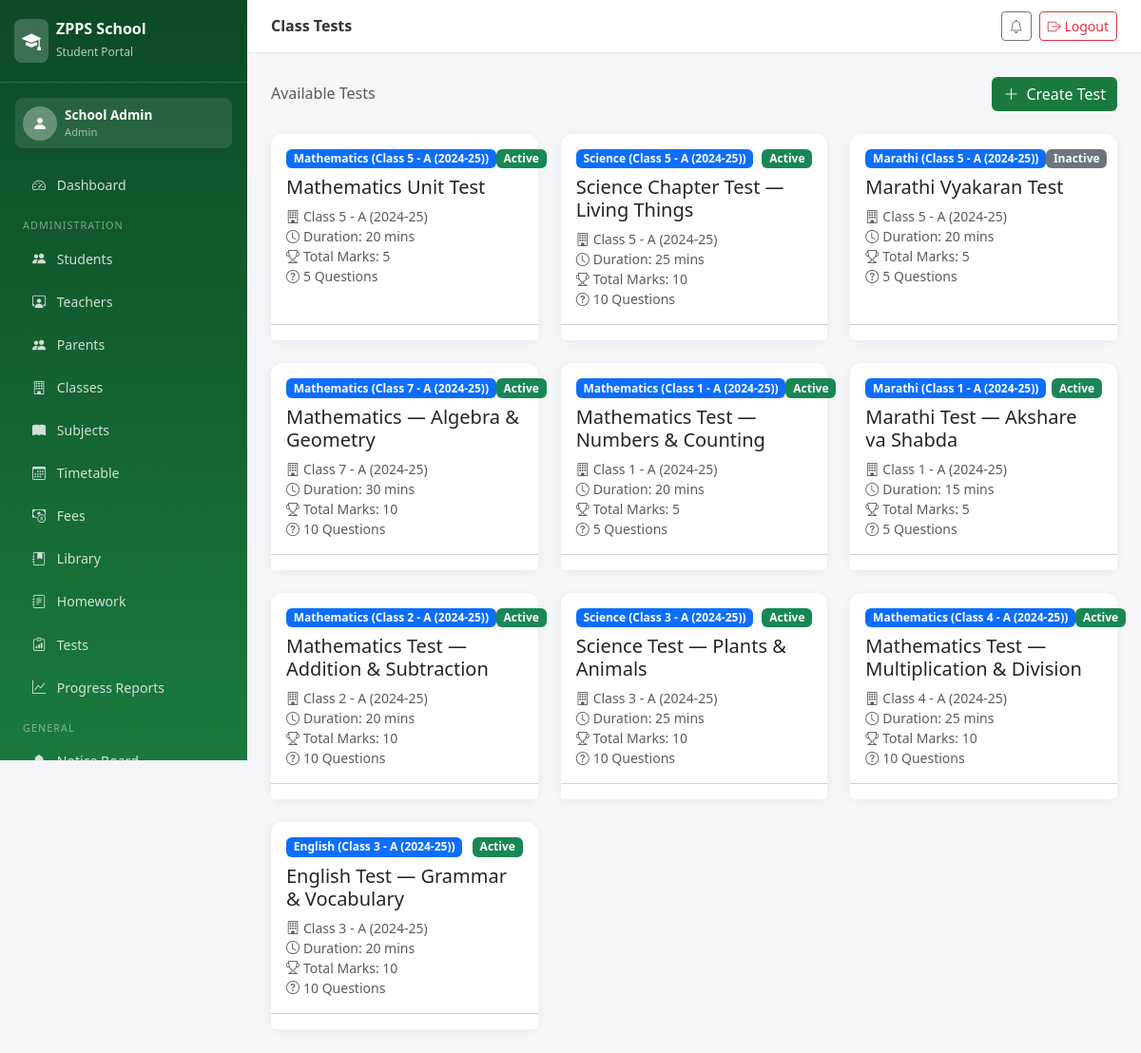
The app's page /tests/ (signed in) with its own data.
### portal/models.py (models this page shows, shortened)
class ClassTest(models.Model):
    title = models.CharField(max_length=200)
    subject = models.ForeignKey(Subject, on_delete=models.CASCADE)
    student_class = models.ForeignKey(Class, on_delete=models.CASCADE)
    created_by = models.ForeignKey(Teacher, on_delete=models.SET_NULL, null=True, related_name='created_tests')
    created_on = models.DateTimeField(auto_now_add=True)
    duration_minutes = models.IntegerField(default=30)
    total_marks = models.IntegerField(default=10)
    is_active = models.BooleanField(default=True)
    start_time = models.DateTimeField(null=True, blank=True)
    end_time = models.DateTimeField(null=True, blank=True)

class Subject(models.Model):
    name = models.CharField(max_length=100)
    code = models.CharField(max_length=10)
    student_class = models.ForeignKey(Class, on_delete=models.CASCADE)
    teacher = models.ForeignKey(Teacher, on_delete=models.SET_NULL, null=True, blank=True, related_name='subjects')
    max_marks = models.IntegerField(default=100)
    def __str__(self):
        return f"{self.name} ({self.student_class})"

class Class(models.Model):
    name = models.CharField(max_length=20)  # e.g. "Class 5"
    section = models.CharField(max_length=5, default='A')
    academic_year = models.CharField(max_length=10, default='2024-25')
    def __str__(self):
        return f"{self.name} - {self.section} ({self.academic_year})"
    class Meta:
        verbose_name_plural = "Classes"

### portal/views.py (the view)
# urls.py: path('tests/', views.class_tests, name='class_tests'),
@login_required
def class_tests(request):
    role = get_user_role(request.user)
    if role == 'teacher':
        tests = ClassTest.objects.filter(created_by=request.user.teacher)
    elif role == 'student':
        student = request.user.student
        tests = ClassTest.objects.filter(student_class=student.student_class, is_active=True)
        attempted = TestAttempt.objects.filter(student=student).values_list('test_id', flat=True)
        for t in tests:
            t.attempted = t.id in attempted
    else:
        tests = ClassTest.objects.all()
    return render(request, 'portal/tests.html', {'tests': tests, 'role': role})

### portal/views.py (called while the page is built, shortened)
def get_user_role(user):
    if user.is_superuser or hasattr(user, 'groups') and user.groups.filter(name='Admin').exists():
        if user.is_superuser:
            return 'admin'

### templates/portal/tests.html (shortened to what this page needs)
{% extends 'portal/base.html' %}
{% block page_title %}Class Tests{% endblock %}
{% block content %}
<div class="d-flex justify-content-between align-items-center mb-4">
    <h6 class="mb-0 text-muted">Available Tests</h6>
    {% if role == 'teacher' or role == 'admin' %}
    <a href="{% url 'create_test' %}" class="btn btn-zpps"><i class="bi bi-plus-lg me-2"></i>Create Test</a>
    {% endif %}
</div>
<div class="row g-4">
    {% for test in tests %}
    <div class="col-md-6 col-lg-4">
        <div class="card h-100">
            <div class="card-body">
                <div class="d-flex justify-content-between mb-2">
                    <span class="badge bg-primary">{{ test.subject }}</span>
                    <span class="badge bg-{% if test.is_active %}success{% else %}secondary{% endif %}">{% if test.is_active %}Active{% else %}Inactive{% endif %}</span>
                </div>
                <h5 class="card-title">{{ test.title }}</h5>
                <p class="card-text text-muted small">
                    <i class="bi bi-building me-1"></i>{{ test.student_class }}<br>
                    <i class="bi bi-clock me-1"></i>Duration: {{ test.duration_minutes }} mins<br>
                    <i class="bi bi-trophy me-1"></i>Total Marks: {{ test.total_marks }}<br>
                    <i class="bi bi-question-circle me-1"></i>{{ test.questions.count }} Questions
                </p>
            </div>
            <div class="card-footer bg-white">
            </div>
        </div>
    </div>
    {% empty %}
    <div class="col-12 text-center p-5">
        <i class="bi bi-clipboard-x text-muted" style="font-size:3rem;"></i>
        <p class="text-muted mt-3">No tests available.</p>
    </div>
    {% endfor %}
</div>
{% endblock %}

### templates/portal/base.html (shortened to what this page needs)
<!DOCTYPE html>
<html lang="en">
<head>
    <link href="https://cdn.jsdelivr.net/npm/bootstrap@5.3.0/dist/css/bootstrap.min.css" rel="stylesheet">
    <link href="https://cdn.jsdelivr.net/npm/bootstrap-icons@1.11.0/font/bootstrap-icons.css" rel="stylesheet">
</head>
<body>
<nav class="sidebar" id="sidebar">
    <div class="sidebar-brand">
        <div class="d-flex align-items-center gap-2">
            <div style="background:rgba(255,255,255,0.2);border-radius:8px;padding:8px;">
                <i class="bi bi-mortarboard-fill text-white fs-5"></i>
            </div>
            <div><h5>ZPPS School</h5><small>Student Portal</small></div>
        </div>
    </div>
    {% if user.is_authenticated %}
    <div class="p-3">
        <div class="d-flex align-items-center gap-2 p-2" style="background:rgba(255,255,255,0.1);border-radius:8px;">
            <div style="background:rgba(255,255,255,0.3);border-radius:50%;width:36px;height:36px;display:flex;align-items:center;justify-content:center;">
                <i class="bi bi-person-fill text-white"></i>
            </div>
            <div>
                <div style="color:#fff;font-size:0.85rem;font-weight:600;">{{ user.get_full_name|default:user.username }}</div>
                <div style="color:rgba(255,255,255,0.6);font-size:0.7rem;">
                    {% if user.is_superuser %}Admin{% else %}{% if user.teacher %}Teacher{% else %}{% if user.student %}Student{% else %}{% if user.parent %}Parent{% endif %}{% endif %}{% endif %}{% endif %}
                </div>
            </div>
        </div>
    </div>
    <ul class="nav flex-column px-1 pb-4">
        <li><a class="nav-link" href="{% url 'dashboard' %}"><i class="bi bi-speedometer2"></i> Dashboard</a></li>
        {% if user.is_superuser %}
        <li><div class="nav-section">Administration</div></li>
        <li><a class="nav-link" href="{% url 'manage_students' %}"><i class="bi bi-people-fill"></i> Students</a></li>
        <li><a class="nav-link" href="{% url 'manage_teachers' %}"><i class="bi bi-person-workspace"></i> Teachers</a></li>
        <li><a class="nav-link" href="{% url 'manage_parents' %}"><i class="bi bi-people-fill"></i> Parents</a></li>
        <li><a class="nav-link" href="{% url 'manage_classes' %}"><i class="bi bi-building"></i> Classes</a></li>
        <li><a class="nav-link" href="{% url 'manage_subjects' %}"><i class="bi bi-book-fill"></i> Subjects</a></li>
        <li><a class="nav-link" href="{% url 'view_timetable' %}"><i class="bi bi-calendar3"></i> Timetable</a></li>
        <li><a class="nav-link" href="{% url 'manage_fees' %}"><i class="bi bi-cash-coin"></i> Fees</a></li>
        <li><a class="nav-link" href="{% url 'library' %}"><i class="bi bi-journal-bookmark-fill"></i> Library</a></li>
        <li><a class="nav-link" href="{% url 'homework' %}"><i class="bi bi-journal-text"></i> Homework</a></li>
        <li><a class="nav-link" href="{% url 'class_tests' %}"><i class="bi bi-clipboard-data"></i> Tests</a></li>
        <li><a class="nav-link" href="{% url 'all_progress' %}"><i class="bi bi-graph-up"></i> Progress Reports</a></li>
        {% endif %}
        <li><div class="nav-section">General</div></li>
        <li><a class="nav-link" href="{% url 'notice_board' %}"><i class="bi bi-bell-fill"></i> Notice Board</a></li>
    </ul>
    {% endif %}
</nav>
<div class="main-content">
    <div class="topbar">
        <div class="d-flex align-items-center gap-3">
            <h6>{% block page_title %}ZPPS Portal{% endblock %}</h6>
        </div>
        <div class="d-flex align-items-center gap-2">
            <a href="{% url 'notice_board' %}" class="btn btn-sm btn-outline-secondary"><i class="bi bi-bell"></i></a>
            <a href="{% url 'logout' %}" class="btn btn-sm btn-outline-danger"><i class="bi bi-box-arrow-right"></i> Logout</a>
        </div>
    </div>
    <div class="page-body">
        {% block content %}{% endblock %}
    </div>
</div>
</body>
</html>

### templates/portal/base.html (style rules this page uses)
:root { --zpps-green: #1a7a3e; --zpps-light: #e8f5ee; --zpps-dark: #0d4a25; --sidebar-width: 260px; }
body { background: #f4f6f9; font-family: 'Segoe UI', sans-serif; }
.sidebar { width: var(--sidebar-width); height: 100vh; background: linear-gradient(180deg, var(--zpps-dark) 0%, var(--zpps-green) 100%); position: fixed; top: 0; left: 0; z-index: 1000; overflow-y: auto; overflow-x: hidden; }
.sidebar-brand { padding: 20px 15px; border-bottom: 1px solid rgba(255,255,255,0.15); }
.sidebar-brand h5 { color: #fff; font-weight: 700; margin: 0; font-size: 1rem; }
.sidebar-brand small { color: rgba(255,255,255,0.7); font-size: 0.75rem; }
.sidebar .nav-link { color: rgba(255,255,255,0.8); padding: 10px 20px; border-radius: 8px; margin: 2px 10px; transition: all 0.2s; font-size: 0.88rem; }
.sidebar .nav-link i { width: 20px; margin-right: 8px; }
.nav-section { color: rgba(255,255,255,0.45); font-size: 0.68rem; text-transform: uppercase; padding: 12px 20px 4px; letter-spacing: 1px; }
.main-content { margin-left: var(--sidebar-width); }
.topbar { background: #fff; padding: 12px 25px; border-bottom: 1px solid #e2e8f0; display: flex; align-items: center; justify-content: space-between; position: sticky; top: 0; z-index: 100; }
.topbar h6 { margin: 0; font-weight: 600; color: #333; }
.page-body { padding: 25px; }
.card { border: none; border-radius: 12px; box-shadow: 0 2px 10px rgba(0,0,0,0.06); }
.btn-zpps { background: var(--zpps-green); color: #fff; border: none; }

### records on screen
ClassTest: subject "Mathematics (Class 5 - A (2024-25))", is_active "Active", title "Mathematics Unit Test", student_class "Class 5 - A (2024-25)", duration_minutes "20", total_marks "5", questions.count "5"
ClassTest: subject "Science (Class 5 - A (2024-25))", is_active "Active", title "Science Chapter Test — Living Things", student_class "Class 5 - A (2024-25)", duration_minutes "25", total_marks "10", questions.count "10"
ClassTest: subject "Marathi (Class 5 - A (2024-25))", is_active "Inactive", title "Marathi Vyakaran Test", student_class "Class 5 - A (2024-25)", duration_minutes "20", total_marks "5", questions.count "5"
ClassTest: subject "Mathematics (Class 7 - A (2024-25))", is_active "Active", title "Mathematics — Algebra & Geometry", student_class "Class 7 - A (2024-25)", duration_minutes "30", total_marks "10", questions.count "10"
ClassTest: subject "Mathematics (Class 1 - A (2024-25))", is_active "Active", title "Mathematics Test — Numbers & Counting", student_class "Class 1 - A (2024-25)", duration_minutes "20", total_marks "5", questions.count "5"
ClassTest: subject "Marathi (Class 1 - A (2024-25))", is_active "Active", title "Marathi Test — Akshare va Shabda", student_class "Class 1 - A (2024-25)", duration_minutes "15", total_marks "5", questions.count "5"
ClassTest: subject "Mathematics (Class 2 - A (2024-25))", is_active "Active", title "Mathematics Test — Addition & Subtraction", student_class "Class 2 - A (2024-25)", duration_minutes "20", total_marks "10", questions.count "10"
ClassTest: subject "Science (Class 3 - A (2024-25))", is_active "Active", title "Science Test — Plants & Animals", student_class "Class 3 - A (2024-25)", duration_minutes "25", total_marks "10", questions.count "10"
ClassTest: subject "Mathematics (Class 4 - A (2024-25))", is_active "Active", title "Mathematics Test — Multiplication & Division", student_class "Class 4 - A (2024-25)", duration_minutes "25", total_marks "10", questions.count "10"
ClassTest: subject "English (Class 3 - A (2024-25))", is_active "Active", title "English Test — Grammar & Vocabulary", student_class "Class 3 - A (2024-25)", duration_minutes "20", total_marks "10", questions.count "10"

### other values on screen
{{ user.get_full_name|default:user.username }} "School Admin"
